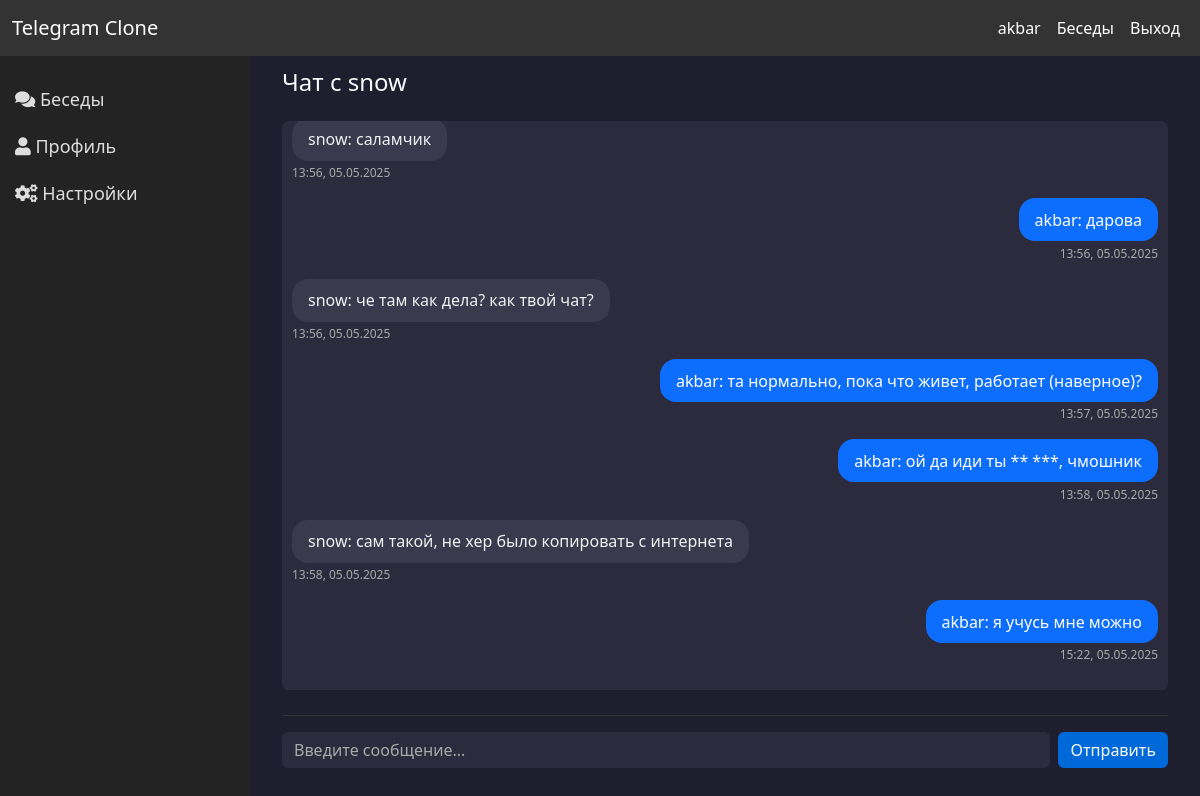
Page /conversation/4/ (signed in) on the committed database.
### appone/models.py (models this page shows, shortened)
class Message(models.Model):
    conversation = models.ForeignKey(Conversation, related_name='messages', on_delete=models.CASCADE)
    author       = models.ForeignKey(User, on_delete=models.CASCADE)
    content      = models.TextField()
    timestamp    = models.DateTimeField(auto_now_add=True)

### appone/views.py (the view)
# urls.py: path('conversation/<int:convo_id>/', views.conversation_detail, name='conversation_detail'),
@login_required
def conversation_detail(request, convo_id):
    convo = get_object_or_404(Conversation, id=convo_id)
    if request.user not in convo.members.all():
        return redirect('chat:conversations_list')
    if request.method == 'POST':
        content = request.POST.get('content', '').strip()
        if content:
            Message.objects.create(conversation=convo, author=request.user, content=content)
        return redirect('chat:conversation_detail', convo_id=convo.id)
    messages = convo.messages.order_by('timestamp')
    other_user = convo.members.exclude(id=request.user.id).first()
    return render(request, 'chat/conversation.html', {
        'conversation': convo,
        'messages': messages,
        'other_user': other_user,
    })

### appone/templates/chat/conversation.html (shortened to what this page needs)
{% extends "base.html" %}
{% block content %}
<div class="chat-container">
  <h4 style="margin-top: 36px;" class="mb-4">Чат с {{ other_user.username }}</h4>
  <div id="messages" class="messages">
    {% for msg in messages %}
    <div class="message {% if msg.author == request.user %}own{% endif %}">
      <div class="bubble">
        <span class="author">{{ msg.author.username }}</span>: {{ msg.content }}
      </div>
      <div class="timestamp">{{ msg.timestamp|date:'H:i, d.m.Y' }}</div>
    </div>
    {% endfor %}
  </div>
  <form id="chat-form" method="post" class="mt-2">
    <input id="chat-input" type="text" name="content" class="form-control me-2" placeholder="Введите сообщение..." autocomplete="off">
    <button type="submit" class="btn btn-primary">Отправить</button>
  </form>
</div>
{% endblock %}

### appone/templates/base.html (shortened to what this page needs)
<!DOCTYPE html>
<html lang="ru">
<head>
  <link href="https://cdn.jsdelivr.net/npm/bootstrap@5.3.0/dist/css/bootstrap.min.css" rel="stylesheet">
  <link rel="stylesheet" href="https://cdn.jsdelivr.net/npm/font-awesome@5.15.4/css/all.min.css">
</head>
<body>
<nav class="navbar navbar-expand-lg navbar-dark fixed-top" style="z-index: 1030;">
    <div class="container-fluid">
      <a class="navbar-brand" href="/">Telegram Clone</a>
      <div class="collapse navbar-collapse" id="navbarNav">
        <ul class="navbar-nav ms-auto">
          <li class="nav-item">
            <span class="nav-link">{{ request.user.username }}</span>
          </li>
          <li class="nav-item">
            <a class="nav-link" href="{% url 'chat:conversations_list' %}">Беседы</a>
          </li>
          <li class="nav-item">
            <a class="nav-link" href="{% url 'chat:logout' %}">Выход</a>
          </li>
        </ul>
      </div>
    </div>
  </nav>
  <div class="sidebar" id="sidebar">
    <a href="{% url 'chat:conversations_list' %}"><i class="fas fa-comments"></i> Беседы</a>
    <a href="/"><i class="fas fa-user"></i> Профиль</a>
    <a href="/"><i class="fas fa-cogs"></i> Настройки</a>
  </div>
  <div class="content" id="content">
    {% block content %}
    {% endblock %}
  </div>
</body>
</html>

### appone/templates/base.html (style rules this page uses)
body { background-color: #121212; color: #f1f1f1; margin-top: 56px; }
.navbar { background-color: #333; }
.navbar-brand, .nav-link { color: #fff !important; transition: color 0.3s; }
.nav-item { transition: transform 0.3s ease-in-out; }
.btn { transition: background-color 0.3s, color 0.3s; }
.btn-primary { background-color: #0d6efd; border-color: #0d6efd; }
.sidebar { height: 100%; background-color: #232323; position: fixed; top: 0; left: 0; width: 250px; padding-top: 20px; z-index: 1000; margin-top: 56px; }
.sidebar a { padding: 10px 15px; text-decoration: none; font-size: 18px; color: #ddd; display: block; transition: background-color 0.3s; }
.content { margin-left: 250px; padding: 30px; transition: margin-left 0.3s; margin-top: 20px; }

### appone/templates/chat/conversation.html (style rules this page uses)
html, body { height: 100%; margin: 0; padding: 0; overflow: hidden; }
.chat-container { position: fixed; top: 0; left: 250px; right: 0; bottom: 0; background-color: #1e1e2f; color: #f8f9fa; display: flex; flex-direction: column; padding: 2rem; }
h4 { color: #f8f9fa; font-size: 1.5rem; margin-bottom: 1rem; }
.messages { flex-grow: 1; overflow-y: auto; padding: 10px; background-color: #2b2b3d; border-radius: 0.5rem; margin-bottom: 1rem; }
.message { margin-bottom: 1rem; position: relative; }
.bubble { display: inline-block; padding: 0.6rem 1rem; border-radius: 1rem; background-color: #3a3a4f; color: #f1f1f1; max-width: 70%; word-wrap: break-word; position: relative; }
.own { text-align: right; }
.own .bubble { background-color: #0d6efd; color: #fff; }
.timestamp { font-size: 0.75rem; color: #aaa; margin-top: 0.2rem; }
#chat-form { display: flex; background-color: #1e1e2f; border-top: 1px solid #333; padding-top: 1rem; }
#chat-input { background-color: #2b2b3d; border: none; color: #fff; }
#chat-input::placeholder { color: #aaa; }
.btn-primary { background-color: #0069d9; border: none; }

### rows in the picture
Message: author.username "snow", content "саламчик", timestamp "13:56, 05.05.2025"
Message: author.username "akbar", content "дарова", timestamp "13:56, 05.05.2025"
Message: author.username "snow", content "че там как дела? как твой чат?", timestamp "13:56, 05.05.2025"
Message: author.username "akbar", content "та нормально, пока что живет, работает (наверное)?", timestamp "13:57, 05.05.2025"
Message: author.username "akbar", content "ой да иди ты ** ***, чмошник", timestamp "13:58, 05.05.2025"
Message: author.username "snow", content "сам такой, не хер было копировать с интернета", timestamp "13:58, 05.05.2025"
Message: author.username "akbar", content "я учусь мне можно", timestamp "15:22, 05.05.2025"

### other values in the picture
{{ request.user.username }} "akbar"
{{ other_user.username }} "snow"
